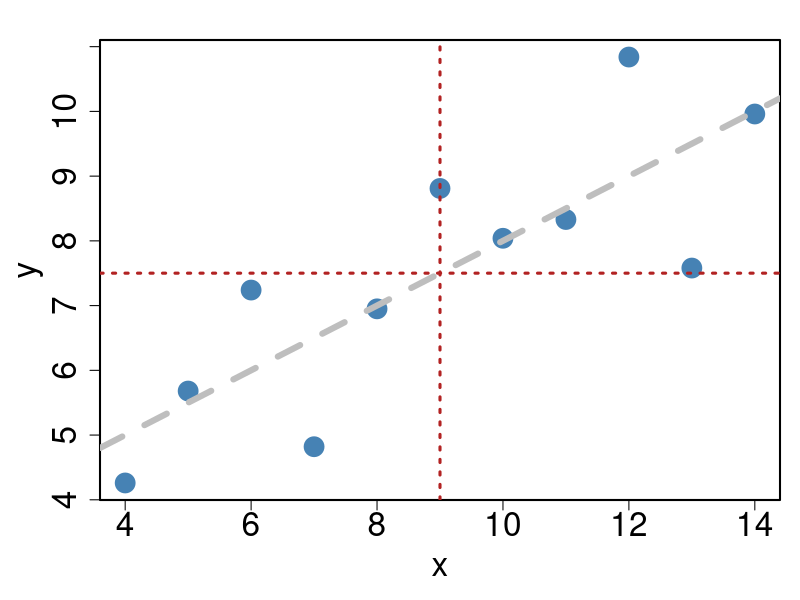
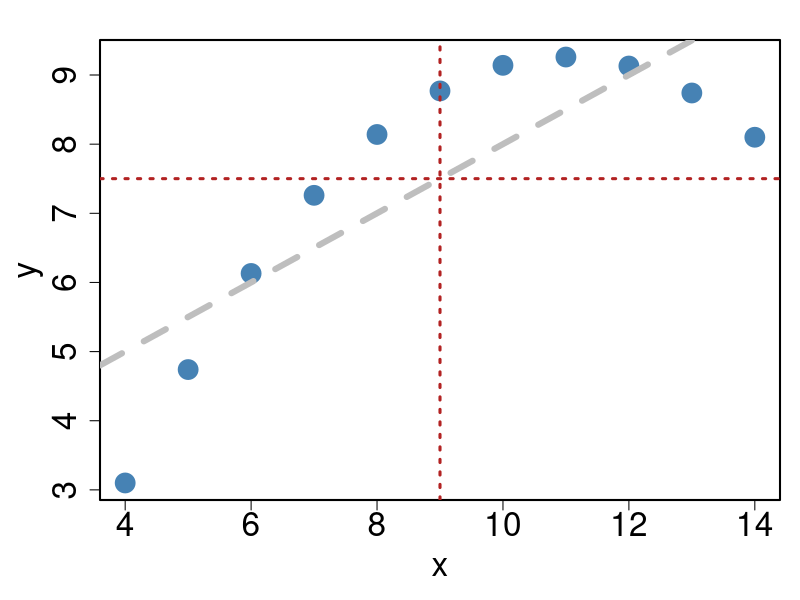
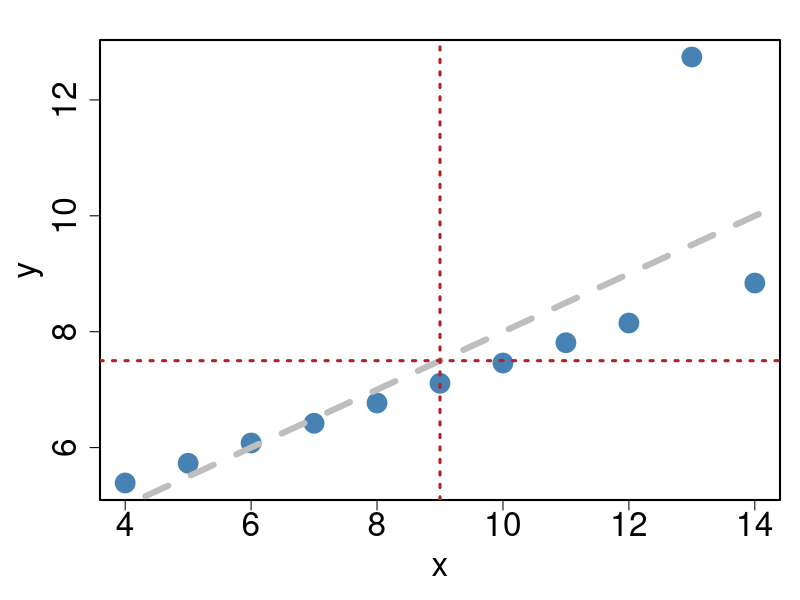
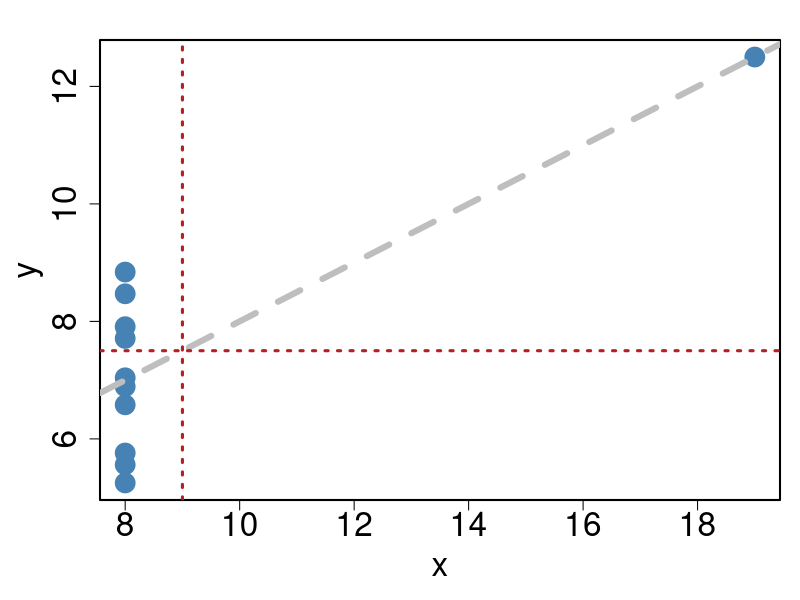
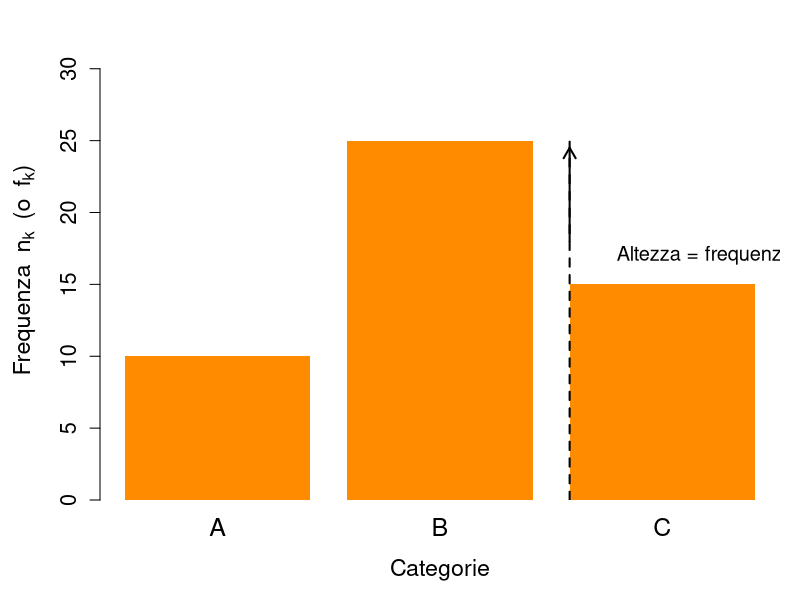
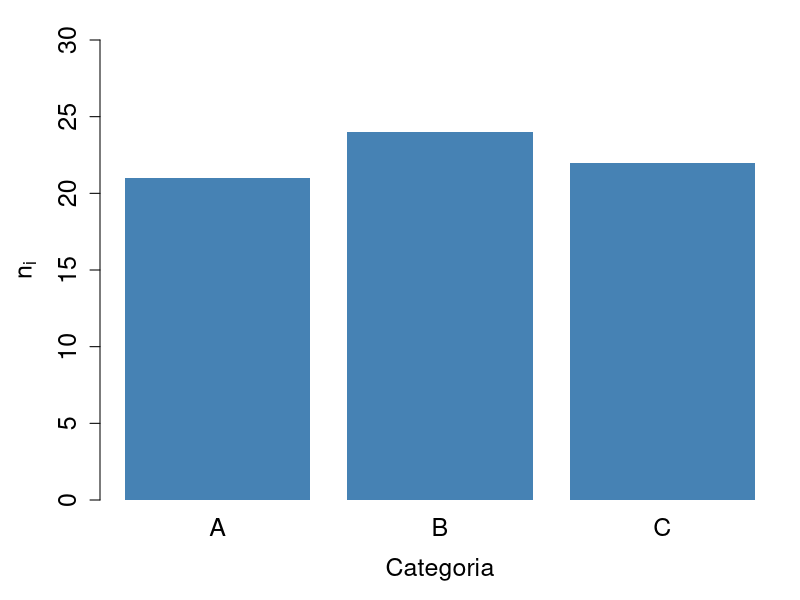
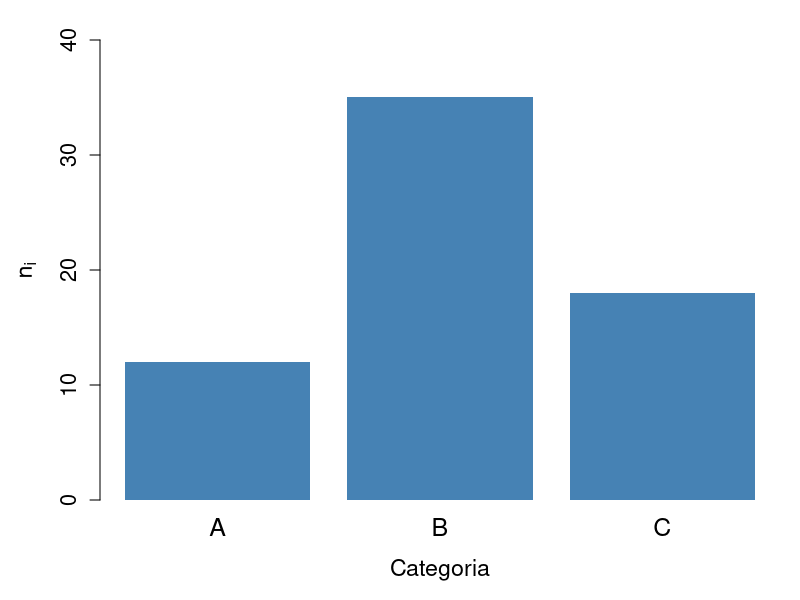
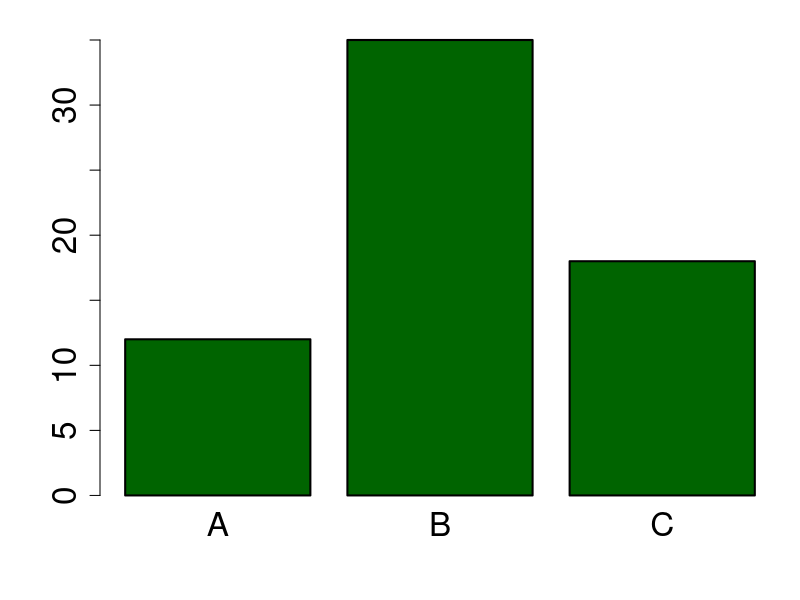

Source code (R) for these figures, in order:
## ---- chunk 1
#| echo: false
#| results: asis
#| tbl-cap: Dataset di Anscombe
# Creo la tabella delle statistiche descrittive
descrittive <- data.frame(
  Dataset = paste("Dataset", 1:4),
  
  `Media X` = sapply(1:4, function(i)
    mean(anscombe[[paste0("x", i)]])),
  
  `Media Y` = sapply(1:4, function(i)
    mean(anscombe[[paste0("y", i)]])),
  
  `Varianza X` = sapply(1:4, function(i)
    var(anscombe[[paste0("x", i)]])),
  
  `Varianza Y` = sapply(1:4, function(i)
    var(anscombe[[paste0("y", i)]])),
  
  `Correlazione` = sapply(1:4, function(i)
    cor(
      anscombe[[paste0("x", i)]],
      anscombe[[paste0("y", i)]]
    ))
)

descrittive[, -1] <- round(descrittive[, -1], 2)

knitr::kable(
  descrittive,
  format = "latex",
  booktabs = TRUE,
  align = "lccccc"
)
## ---- chunk 2
#| echo: false
#| out-width: 70%
#| fig-align: center
#| layout-nrow: 2
#| layout-ncol: 2
#| label: fig-data
#| fig-cap: I grafici raccontano un'altra storia
#| fig-subcap: 
#|   - "Dataset 1"
#|   - "Dataset 2"
#|   - "Dataset 3"
#|   - "Dataset 4"

par(
  cex.axis = 2,
  cex.lab  = 2,
  lwd = 2,
  mar = c(5, 5, 2, 1)
)

plot(anscombe$x1, anscombe$y1,
     pch = 19,
     col = "steelblue",
     cex = 2.5,
     xlab = "x",
     ylab = "y")
abline(lm(anscombe$y1 ~ anscombe$x1),
       lwd = 6, lty = 2, col = "gray")
abline(v = mean(anscombe$x1),
       lwd = 3, lty = 3, col = "firebrick")
abline(h = mean(anscombe$y1),
       lwd = 3, lty = 3, col = "firebrick")


plot(anscombe$x2, anscombe$y2,
     pch = 19,
     col = "steelblue",
     cex = 2.5,
     xlab = "x",
     ylab = "y")
abline(lm(anscombe$y2 ~ anscombe$x2),
       lwd = 6, lty = 2, col = "gray")
abline(v = mean(anscombe$x2),
       lwd = 3, lty = 3, col = "firebrick")
abline(h = mean(anscombe$y2),
       lwd = 3, lty = 3, col = "firebrick")


plot(anscombe$x3, anscombe$y3,
     pch = 19,
     col = "steelblue",
     cex = 2.5,
     xlab = "x",
     ylab = "y")
abline(lm(anscombe$y3 ~ anscombe$x3),
       lwd = 6, lty = 2, col = "gray")
abline(v = mean(anscombe$x3),
       lwd = 3, lty = 3, col = "firebrick")
abline(h = mean(anscombe$y3),
       lwd = 3, lty = 3, col = "firebrick")


plot(anscombe$x4, anscombe$y4,
     pch = 19,
     col = "steelblue",
     cex = 2.5,
     xlab = "x",
     ylab = "y")
abline(lm(anscombe$y4 ~ anscombe$x4),
       lwd = 6, lty = 2, col = "gray")
abline(v = mean(anscombe$x4),
       lwd = 3, lty = 3, col = "firebrick")
abline(h = mean(anscombe$y4),
       lwd = 3, lty = 3, col = "firebrick")
## ---- chunk 3
#| echo: false
# Dati di esempio
freq <- c(10, 25, 15)
categorie <- c("A", "B", "C")

# Barplot
bp <- barplot(
  freq,
  names.arg = categorie,
  ylim = c(0, 32),
  col = "darkorange",
  border = NA,
  xlab = "Categorie",
  ylab = expression("Frequenza  " * n[k] * "  (o  " * f[k] * ")"),
  cex.names = 1.5,
  cex.axis = 1.3,
  cex.lab = 1.4
)

# Altezza della barra B
segments(
  x0 = bp[2] + 0.7, y0 = 0,
  x1 = bp[2] + 0.7, y1 = freq[2],
  lwd = 2,
  lty = 2
)

arrows(
  x0 = bp[2] + 0.7, y0 = 18,
  x1 = bp[2] + 0.7, y1 = 24.5,
  length = 0.12,
  lwd = 2
)

text(
  bp[2] + 0.9, 17,
  labels = "Altezza = frequenza",
  pos = 4,
  cex = 1.2
)
## ---- chunk 4
#| echo: false
#| label: tbl-examples
#| tbl-cap: Tabelle di frequenza per le categorie A, B, C.
#| layout-ncol: 2
#| out-width: 80%

dati1 <- data.frame(
  Categoria = c("A", "B", "C"),
  n = c(21, 24, 22)
)

knitr::kable(
  dati1,
  col.names = c("Categoria", "$n_k$"),
  row.names = FALSE,
  align = c("c", "c")
)

dati <- data.frame(Categoria = c("A", "B", "C"),
  n = c(12, 35, 18)
)

knitr::kable(
  dati,
  col.names = c("Categoria", "$n_k$"),
  row.names = FALSE,
  align = c("c", "c")
)
## ---- chunk 5
#| echo: false
#| label: fig-examples
#| fig-cap: Barplot delle tabelle
#| layout-ncol: 2

barplot(
  dati1$n,
  names.arg = dati1$Categoria,
  xlab = "Categoria",
  ylab = expression(n[i]),
  ylim = c(0, 30),
  col = "steelblue",
  border = NA,
  cex.names = 1.5,
  cex.axis = 1.5,
  cex.lab = 1.5
)

barplot(
  dati$n,
  names.arg = dati$Categoria,
  xlab = "Categoria",
  ylab = expression(n[i]),
  ylim = c(0, 40),
  col = "steelblue",
  border = NA,
  cex.names = 1.5,
  cex.axis = 1.3,
  cex.lab = 1.4
)
## ---- chunk 6
#| out-width: 30%
#| fig-align: center
dati = rep(c("A", "B", "C"), c(12, 35, 18)); dati
table(dati)
barplot(table(dati), col = "darkgreen")
## ---- chunk 7
#| echo: false
#| layout-ncol: 2
#| fig-cap: Istogrammi con n diverso 
#| fig-subcap: 
#|   - "n = 500"
#|   - "n = 50"
set.seed(999)
x = rnorm(500, mean = 0, sd = 1)
hist(x, ylab = "Frequenze assolute", 
     xlim = c(-3,3))
x = rnorm(50, mean = 0, sd = 1)
hist(x,  ylab = "Frequenze assolute", 
     xlim=c(-3,3))
## ---- chunk 8
#| out-width: 70%
#| fig-align: center
x = rnorm(500, mean = 0, sd = 1)
hist(x)
## ---- chunk 9
#| echo: false
#| fig-align: center
# --- Dati di esempio ---
set.seed(123)
x <- rnorm(500, mean = 20, sd = 10)

# Creo istogramma senza plot per avere i dati
h <- hist(x,  plot = FALSE)

# Scelgo il bin da evidenziare (es: bin 9)
bin_index <- 9
bin_height <- h$counts[bin_index]
bin_left <- h$breaks[bin_index]
bin_right <- h$breaks[bin_index + 1]
bin_mid <- (bin_left + bin_right)/2
bin_width <- bin_right - bin_left

# --- Plot base ---
plot(h, main = "Histogram of X", xlab = "", ylab = "Frequenze assolute",
     col = "white", border = "black", cex.main = 1.5, cex.axis = 1.2, cex.lab = 1.3)

# Evidenzio il bin b9
rect(bin_left, 0, bin_right, bin_height,
     col = rgb(0.2, 0.4, 0.8, 0.6), border = "black", lwd = 2)

# --- Etichetta n = 500 in alto a sinistra ---
usr <- par("usr") # per coordinate del grafico
rect(usr[1], usr[4] - 15, usr[1] + 15, usr[4],
     col = "black", border = NA)
text(usr[1] + 7.5, usr[4] - 7.5,
     expression(bolditalic(n == 500)), col = "white", cex = 1.3)

# --- Linea orizzontale per altezza bin ---
abline(h = bin_height, col = "skyblue", lty = 2, lwd = 2)
text(usr[1] + 2, bin_height + 3, "Altezza Bin b9", col = "red",
     font = 2, pos = 4, cex = 1.2)

# --- Freccia per indicare il bin ---
arrows(x0 = bin_mid + bin_width/2, y0 = bin_height + 5,
       x1 = bin_mid + bin_width/4, y1 = bin_height + 1,
       lwd = 2, length = 0.1)

# Rettangolo blu dietro la scritta Bin b9
rect(bin_mid + bin_width/2 + 2, bin_height + 1,
     bin_mid + bin_width/2 + 8, bin_height + 6,
     col = "steelblue", border = NA)
text(bin_mid + bin_width/2 + 5, bin_height + 3.5,
     "Bin b9", col = "white", font = 2, cex = 1.1)

# --- Doppia freccia per larghezza bin ---
arrows(bin_left, -5, bin_right, -5, code = 3,
       angle = 90, length = 0.1, lwd = 2, col = "skyblue")
text(bin_mid, -8, "Larghezza Bin b9", col = "red",
     font = 2, cex = 1.2)
## ---- chunk 10
#| echo: false
x = rnorm(1000, mean = 10, sd = 5)
## ---- chunk 11
#| layout-ncol: 2
#| layout-nrow: 2
#| label: fig-methods
#| echo: false
#| out-width: "90%"
#| fig-cap: "Metodi per la definizione dei breaks"
#| fig-subcap: 
#|     - "Sturges - Default"
#|     - "FD"
#|     - "Scott"
#|     - "User defined (145)"

hist(x, breaks = "Sturges")
hist(x, breaks = "FD")
hist(x, breaks = "Scott")
hist(x, breaks = 145)
## ---- chunk 12
#| echo: false
#| out-width: 70%
#| fig-align: center
set.seed(123)
x <- c(rnorm(30, mean = 10, sd = 2), 3, 4, 20, 22)

# --- Boxplot ---
boxplot(x,
        ylab = "Valore", cex.main = 1.2)
## ---- chunk 13
#| echo: false
set.seed(123)
x <- c(rnorm(30, mean = 10, sd = 2), 3, 4, 20, 22)

# --- Boxplot ---
boxplot(x, main = "Boxplot",
        ylab = "Valore", cex.main = 1.2)

# --- Statistiche del boxplot ---
stats <- boxplot.stats(x)
vals <- stats$stats  # contiene: min, Q1, mediana, Q3, max dei baffi

minimo <- vals[1]
Q1 <- vals[2]
mediana <- vals[3]
Q3 <- vals[4]
massimo <- vals[5]

# --- Etichette sui punti chiave ---
# L'asse x del boxplot è a 1 (perché è un singolo box)
xpos <- 1.2  # sposto leggermente a destra per non sovrapporre

text(xpos, minimo,  labels = "Baffo", pos = 4, col = "blue")
text(xpos, Q1,      labels = "Q1", pos = 4, col = "blue")
text(xpos, mediana, labels = "Mediana/Q2", pos = 4, col = "blue")
text(xpos, Q3,      labels = "Q3", pos = 4, col = "blue")
text(xpos, massimo, labels = "Baffo", pos = 4, col = "blue")

# --- Eventuali outlier ---
out <- stats$out
if (length(out) > 0) {
  points(rep(1, length(out)), out, pch = 16, col = "red")
  text(rep(xpos, length(out)), out,
       labels = "Outlier ",
       pos = 4, col = "red")
}
text(xpos, min(out),labels = "Minimo", 
     pos = 2, col = "black")
text(xpos, max(out),labels = "Massimo", 
     pos = 2, col = "black")
## ---- chunk 14
#| layout-ncol: 2
#| fig-cap: Calcolo degli outlier
#| fig-subcap: 
#|   - "range = 2 - Meno Conservativo"
#|   - "range = 0 - Minimo e Massimo"

boxplot(x, range = 2)
boxplot(x, range = 0)
## ---- chunk 15
#| eval: true
#| echo: false
voto = sample(rep(c("si", "no", "astenuti"), 
           c(12, 15, 2)))
voto = factor(voto, levels = c("si", "no", "astenuti"))
table(voto)

# le frequenze restituite dalla funzione table() vanno usate 
# come vettore di base per il barplot


## ---- chunk 16
#| fig-align: center
#| out-width: 70%
barplot(table(voto), 
        col = c("darkgreen", "darkred", "darkblue"), 
        ylim = c(0, 20))

## ---- chunk 17
#| echo: false
#| fig-align: center
#| out-width: 100%
#| label: fig-boxes
#| layout-ncol: 3
#| fig-cap: Distribuzioni a confronto 
#| fig-subcap: 
#|   - "boxplot(x)"
#|   - "boxplot(y)"
#|   - "boxplot(z)"
set.seed(666)
x = rnorm(1000, mean = 10, sd = 4)
boxplot(x, col ="darkorange")
y = rnorm(1000, mean = 10, sd = 4)
# Forte effetto pavimento
y_floor <- (y - min(y))^3
y_min <- min(y)
y_max <- max(y)

y_floor <- y_min + 
  ((y - y_min) / (y_max - y_min))^3 * (y_max - y_min)
y_ceiling <- y_max -
  ((y_max - y) / (y_max - y_min))^3 * (y_max - y_min)
boxplot(y_floor, col ="lightblue")
boxplot(y_ceiling, col = "gold")
## ---- chunk 18
#| echo: false
#| fig-align: center
#| out-width: 100%
#| label: fig-hist
#| layout-ncol: 3
#| fig-cap: Distribuzioni a confronto 
#| fig-subcap: 
#|   - "hist(x)"
#|   - "hist(y)"
#|   - "hist(z)"
hist(x, col ="darkorange")
hist(y_floor, col = "lightblue")
hist(y_ceiling, col = "gold")
## ---- chunk 19
#| echo: false
#| fig-align: center
#| out-width: 100%
#| label: fig-comparison0
#| layout-ncol: 2
#| fig-cap: Boxplot vs Istogramma
#| fig-subcap: 
#|   - "boxplot(x)"
#|   - "hist(x)"

boxplot(x, col ="darkorange"); hist(x, col ="darkorange")
## ---- chunk 20
#| echo: false
#| fig-align: center
#| out-width: 100%
#| label: fig-comparison1
#| layout-ncol: 2
#| fig-cap: Boxplot vs Istogramma
#| fig-subcap: 
#|   - "boxplot(y)"
#|   - "hist(y)"

boxplot(y_floor, col ="lightblue"); hist(y_floor, col ="lightblue")
## ---- chunk 21
#| echo: false
#| fig-align: center
#| out-width: 100%
#| label: fig-comparison2
#| layout-ncol: 2
#| fig-cap: Boxplot vs Istogramma
#| fig-subcap: 
#|   - "boxplot(z)"
#|   - "hist(z)"

boxplot(y_ceiling, col ="gold"); hist(y_ceiling, col ="gold")
## ---- chunk 22
#| label: fig-myfigure
#| echo: false
#| layout-ncol: 3
#| layout-nrow: 2
#| fig-cap: ""
#| fig-subcap: 
#|   - ""
#|   - ""
#|   - ""
#|   - ""
#|   - ""
#|   - ""
boxplot(x, col = "darkorange", horizontal = T)
boxplot(y_floor, col ="lightblue", horizontal = T)
boxplot(y_ceiling, col = "gold", horizontal = T)

hist(x, col = "darkorange")
hist(y_floor, col ="lightblue")
hist(y_ceiling, col = "gold")
